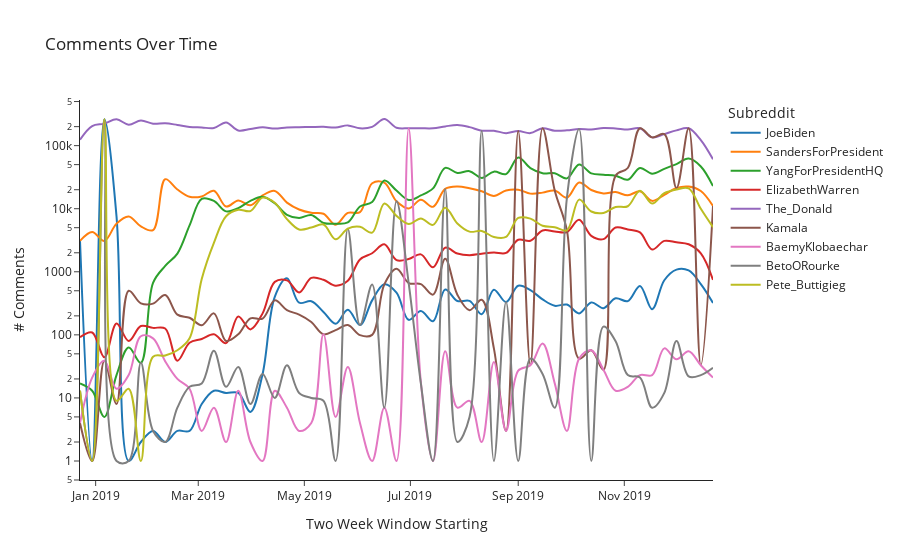

The notebook cell this image was saved under:
### Code cell
args = {
    "x": "week",
    "y": "count",
    "color": "subreddit",
    "line_shape": "spline",
    "title":  "Comments Over Time",
    "template": "simple_white",
    "labels": {"count": "# Comments", "week": "Two Week Window Starting", "subreddit": "Subreddit"},
    
}

fig = px.line(subreddit_comments,**args)
fig.update_yaxes(type="log")
# fig.updatelayout(yaxis_type="log")
# fig.update_layout(
#     annotations=[
#         dict(
#             x="2019-07-28",
#             y=0.89,
#             text="Beto O'Rourke: Donald Trump is a white nationalist",
#         )
#     ]
# )

fig.write_html("visualizations/temporal/{}_subreddit_counts.html".format(TIME_FRAME))
fig.show()
